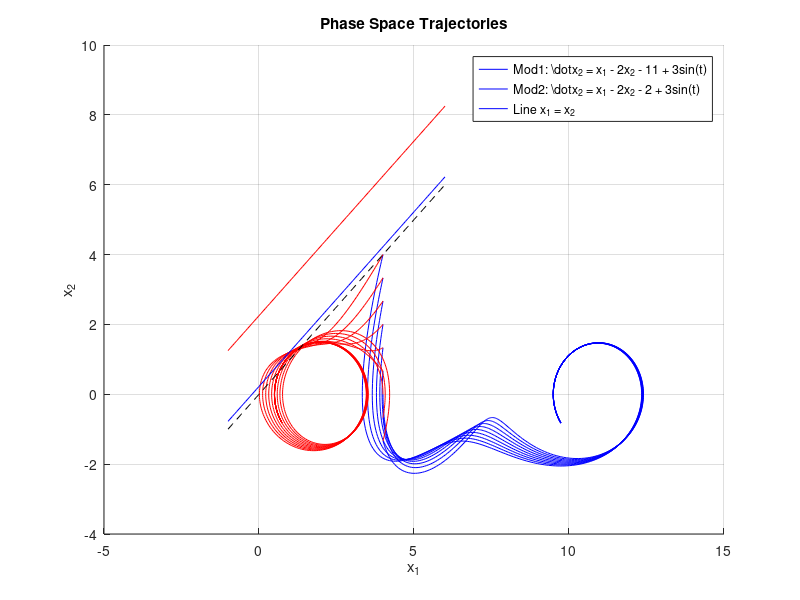

Reproduce this figure in MATLAB.
function system_of_odes
    % Define the time range for the solution
    t_span = [0 10];
    
    % Define the initial conditions
    initial_conditions = [4, 2/3; 4, 4/3; 4, 2; 4, 8/3; 4, 10/3; 4, 4; 4, 0; 4, -2/3; 4, -4/3];
    
    % Create a new figure
    figure;
    hold on;
    
    % Solve the ODEs for each set of initial conditions with the first modification and plot the results
    for i = 1:size(initial_conditions, 1)
        ic = initial_conditions(i, :);
        [t, y] = ode45(@(t, y) odes_mod1(t, y), t_span, ic, odeset('RelTol', 1e-6, 'AbsTol', 1e-6));
        plot(y(:, 1), y(:, 2), 'b'); % Plot with blue color for the first modification
    end
    
    % Solve the ODEs for each set of initial conditions with the second modification and plot the results
    for i = 1:size(initial_conditions, 1)
        ic = initial_conditions(i, :);
        [t, y] = ode45(@(t, y) odes_mod2(t, y), t_span, ic, odeset('RelTol', 1e-6, 'AbsTol', 1e-6));
        plot(y(:, 1), y(:, 2), 'r'); % Plot with red color for the second modification
    end
    
    % Plot the line x1 = x2 from -10 to 10
    x = linspace(-1, 6, 100);
    plot(x, x, '--k');
 % Plot the line x2 = x1 + 0.9/4 in blue
plot(x, x + 0.9/4, 'b');

% Plot the line x2 = x1 + 9/4 in red
plot(x, x + 9/4, 'r');
    
    % Customize the plot
    xlabel('x_1');
    ylabel('x_2');
    title('Phase Space Trajectories');
    legend('Mod1: \dot{x}_2 = x_1 - 2x_2 - 11 + 3sin(t)', 'Mod2: \dot{x}_2 = x_1 - 2x_2 - 2 + 3sin(t)', 'Line x_1 = x_2');
    grid on;
    hold off;
end

% First modification of the system of ODEs
function dydt = odes_mod1(t, y)
    dydt = [-y(2); y(1) - 2*y(2) - 1 + 3*sin(t) - 10];
end

% Second modification of the system of ODEs
function dydt = odes_mod2(t, y)
    dydt = [-y(2); y(1) - 2*y(2) - 1 + 3*sin(t) - 1];
end
